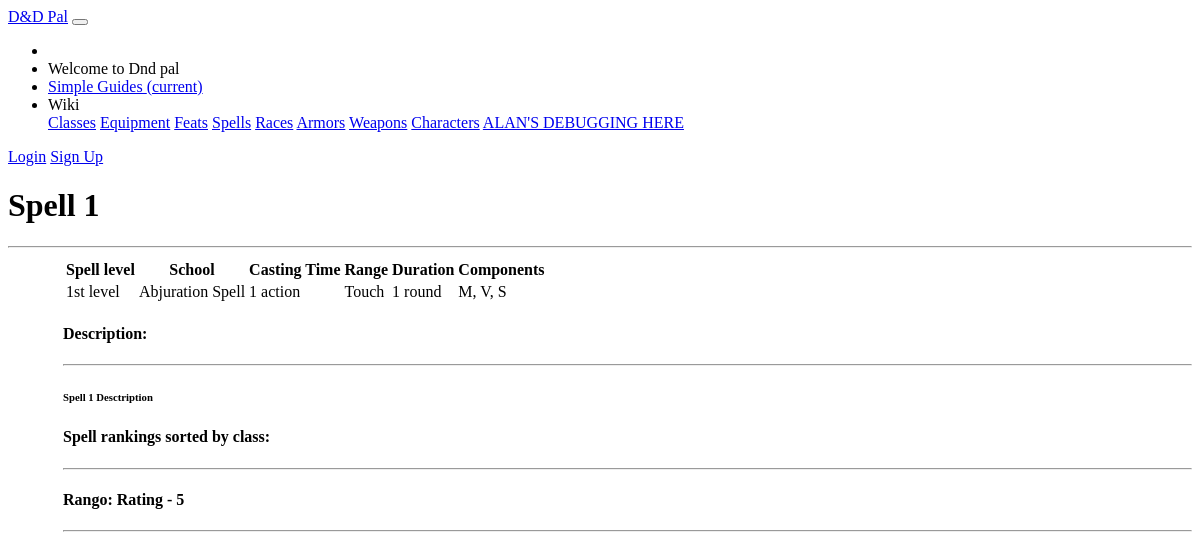
The page /dndpal/spell/Spell 1 on the database its author committed.
### dndpal/models.py (models this page shows, shortened)
class Spell(models.Model):
    name = models.CharField(default = '', primary_key = True, max_length = 100, help_text = "Enter the name of the spell")
    spell_level = models.SmallIntegerField(default= 0, null=True, help_text="Enter the spell level of this spell")
    cast_time = models.CharField(default = "", max_length = 10000, help_text = "Enter the action it takes to cast the spell.")
    duration = models.CharField(default = "", max_length = 10000, help_text = "Enter the duration of the spell in rounds.")
    range = models.CharField(default = "", max_length = 10000, help_text = "Enter the range of the spell in feet. If the range is a touch, enter the value: Touch")
    area_effected = models.CharField(default = "", max_length = 10000, blank=True, help_text = "If the spell affects an area, enter the area affected by the spell (in feet).")
    materials = models.CharField(default = "", max_length = 10000, blank=True, help_text = "If the Spell has material components, enter the materials separated with commas.")
    components = models.CharField(default = "", max_length = 10000, help_text = "Enter the spell components of this spell")
    SCHOOL_CHOICES = (
        ('ab', 'Abjuration'),
        ('co', 'Conjuration'),
        ('di', 'Divination'),
        ('en', 'Enchantment'),
        ('ev', 'Evocation'),
        ('il', 'Illusion'),
        ('ne', 'Necromancy'),
        ('tr', 'Transmutation'),
        ('un', 'Universal')
    )
    school = models.CharField(max_length = 2, choices = SCHOOL_CHOICES, default = 'ab')
    description = models.CharField(default = "", max_length = 10000, help_text = "Enter the spell description")

class CharacterClassSpellList(models.Model):
    character_class = models.ForeignKey('CharacterClass', on_delete=models.CASCADE, null = True)
    required_level = models.SmallIntegerField(default= 0, null=True, help_text="Enter the required level for this spell")
    ranking = models.SmallIntegerField(default= 0, null=True, help_text="Enter the recommended ranking of this spell relative to the other spells available for this class on a scale from 1-5. 5 being the best and 1 being the worst.")
    spell_list = models.ForeignKey('Spell', on_delete=models.CASCADE)
    ran_note = models.CharField(default = "", max_length = 10000, help_text = "Enter the ranking note for this spell for this class")

class CharacterClass(models.Model):
    name = models.CharField(default = '', primary_key = True, max_length = 100, help_text = "Enter the name of this class")
    descrtiption = models.CharField(default = '', max_length = 1000, help_text = "Enter a description of this class")
    hitpoints = models.PositiveIntegerField(default = 10, help_text = "Enter the hitdie of this class")
    skill_proficiency_limit = models.PositiveSmallIntegerField(default = 5, help_text = "Enter the max amount of skills this class can be proficient in")
    skill_list = models.CharField(default = '', max_length = 300, help_text = "Enter a comma separated skill list. Ex: \"Acrobatics,Intimidation\" \(without the quotations\)")
    armor_prof = models.CharField(default = "", max_length = 10000, help_text = "Enter a comma separated of armor proficiencies list for the class")
    weapon_prof = models.CharField(default = "", max_length = 10000, help_text = "Enter a comma separated of weapon proficiencies list for the class")
    saving_throws = models.CharField(default = "", max_length = 10000, help_text = "Enter a comma separated list of saving throws for the class")
    recommended_gear = models.CharField(default = "", max_length = 10000, help_text = "Enter the names of the recommended gear for this class")

### dndpal/views.py (the view)
# urls.py: path('spell/<str:pk>', views.SpellDetailView.as_view(), name='spell-detail'),
class SpellDetailView(generic.DetailView):
    model = Spell
    def get_context_data(self, **kwargs):
        context = super(SpellDetailView, self).get_context_data(**kwargs)
        context['classes'] = CharacterClassSpellList.objects.filter(spell_list = context['spell'])
        context['subclasses'] = CharacterSubclassSpellList.objects.filter(spell_list = context['spell'])
        print('properties'+str(context['classes']))
        return context

### dndpal/templates/dndpal/spell_detail.html (shortened to what this page needs)
{% extends "base_generic.html" %}
{% block content %}
<main role="main" class="container">
    <div class="container card m-4" style="margin-top:10px;">
        <div class="row  m-4" style="margin-top: 10px">
            <div class="col-md">
                <h1>{{spell.name}}</h1>
                <hr>
            </div>
        </div>
        <div class="pb-2" style="margin-left: 55px;">
            <div class="row mb-4" style="margin-top: 10px">
                <div class="col-xl-8">
                    <table class="table table-striped">
                        <thead>
                        <tr>
                            <th scope="col">Spell level</th>
                            <th scope="col">School</th>
                            <th scope="col">Casting Time</th>
                            <th scope="col">Range</th>
                            <th scope="col">Duration</th>
                            <th scope="col">Components</th>
                        </tr>
                        </thead>
                        <tbody>
                        <tr>
                            <td>1st level</td>
                            <td>{{spell.get_school_display}} Spell</td>
                            <td>{{spell.cast_time}}</td>
                            {% if spell.area_effected == "" %}
                                <td>{{spell.range}}</td>
                            {% else %}
                                <td>{{spell.range}} ({{spell.area_effected}})</td>
                            {% endif %}
                            <td>{{spell.duration}}</td>
                            {% if spell.materials == "" %}
                                <td>{{spell.components}}</td>
                            {% else %}
                                <td>{{spell.components}} ({{spell.materials}})</td>
                            {% endif %}
                        </tr>
                        </tbody>
                    </table>
                </div>
            </div>
            <div class="row my-4" style="margin-top: 10px">
                <div class="col-xl-8">
                    <h4>Description:</h4>
                    <hr>
                    <h6>{{spell.description}}</h6>
                </div>
            </div>
            <div class="row my-4" style="margin-top: 10px">
                <div class="col-xl-8">
                    <h4>Spell rankings sorted by class:</h4>
                    <hr>
                    {% for c in classes %}
                    <div class="card col-xl-10 p-3 my-3">
                        <h4>{{c.character_class.name}}: Rating - {{c.ranking}}</h4>
                        <hr>
                    </div>
                    {% endfor %}
                </div>
            </div>
        </div>
    </div>
</main>
{% endblock %}

### rows shown on the page
Spell: name "Spell 1", school "Abjuration", cast_time "1 action", range "Touch", duration "1 round", components "M, V, S", description "Spell 1 Desctription"
CharacterClassSpellList: character_class.name "Rango", ranking "5"
